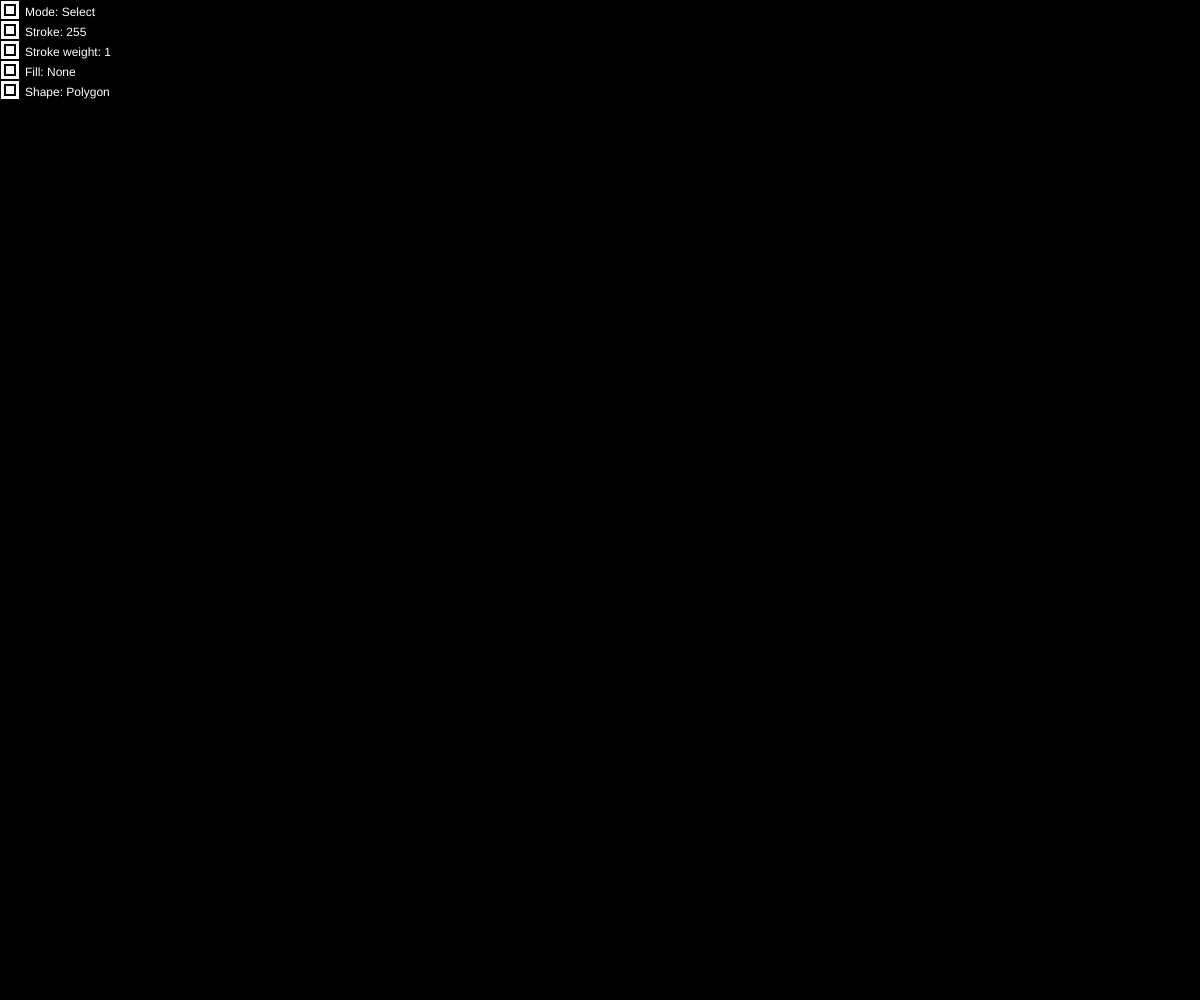
Frame 1 (no input)
Frame 60 (no input): identical to frame 1, image omitted
Frame 120 (the mouse pressed at the canvas centre since frame 60): identical to frame 1, image omitted

The p5.js sketch that drew this single still picture (run headless with seeded random() and noise() and a simulated clock; from frame 60 on, the mouse is pressed at the canvas centre):

// p5.js sketch
// ── sketch.js
let shapes = [];
let newShape = null;
let selectedShape = null;
let drawing = false;
let curve = false;

let myStroke = 255;
let myStrokeWeight = 1;
let myFill = -1;
let myCurve = false;

function setup() {
	createCanvas(windowWidth, windowHeight);
}

function draw() {
  background(0);

  for(let i = 0; i < shapes.length ; i++)
    shapes[i].draw(i == selectedShape);
  if (newShape) newShape.draw(true);

  displayMode();
}

function displayMode() {
  drawButton(0, 0);
  drawButton(0, 20);
  drawButton(0, 40);
  drawButton(0, 60);
  drawButton(0, 80);

  fill(255);
  noStroke();

  let s = selectedShape != null ? shapes[selectedShape].stroke : myStroke;
  let w = selectedShape != null ? shapes[selectedShape].strokeWeight : myStrokeWeight;
  let f = selectedShape != null ? shapes[selectedShape].fill : myFill;
  let c = selectedShape != null ? shapes[selectedShape].curve : myCurve;

  text("Mode: " + (drawing ? "Draw" : "Select"), 25, 16);
  text("Stroke: " + (s == -1 ? "None" : s), 25, 36);
  text("Stroke weight: " + w, 25, 56);
  text("Fill: " + (f == -1 ? "None" : f), 25, 76);
  text("Shape: " + (c ? "Curve" : "Polygon"), 25, 96);
}

function drawButton(x, y) {
  stroke(0);
  strokeWeight(2);
  fill(255);

  rect(x, y, 20, 20);
  rect(x+5, y+5, 10, 10);
}

function mousePressed() {
  if (mouseX < 20 && mouseY < 100) {
    if (mouseY < 20)
      switchMode();
    else if (mouseY < 40)
      updateRelevantStroke();
    else if (mouseY < 60)
      updateRelevantStrokeWeight();
    else if (mouseY < 80)
      updateRelevantFill();
    else
      updateRelevantCurve();
    return false;
  }

  if (drawing) {
    newShape.push(mouseX, mouseY);
  } else {
    let didSelect = false;
    for (let i = 0; i < shapes.length; i++)
      if (mouseInShape(shapes[i])) {
        selectedShape = i;
        didSelect = true;
      }
    if (!didSelect) selectedShape = null;
  }

  return false;
}


function keyPressed() {
  switch (keyCode) {
    case 77: //m
      switchMode();
      break;
    case 83: //s
      updateRelevantStroke();
      break;
    case 87: //w
      updateRelevantStrokeWeight();
      break;
    case 70: //f
      updateRelevantFill();
      break;
    case 67: //c
      updateRelevantCurve();
      break;
    case DELETE:
      if (drawing || selectedShape == null) break;
      shapes.splice(selectedShape, 1);
      selectedShape = null;
      break;
    case DOWN_ARROW:
      if (drawing || selectedShape == null) break;
      if (selectedShape != 0) {
        let t = shapes[selectedShape - 1];
        shapes[selectedShape - 1] = shapes[selectedShape];
        shapes[selectedShape] = t;
        selectedShape--;
      }
      break;
    case UP_ARROW:
      if (drawing || selectedShape == null) break;
      if (selectedShape != (shapes.length - 1)) {
        let t = shapes[selectedShape + 1];
        shapes[selectedShape + 1] = shapes[selectedShape];
        shapes[selectedShape] = t;
        selectedShape++;
      }
      break;
  }
}

function switchMode() {
  if (drawing) {
    if (newShape.vertices.length)
      shapes.push(newShape);
    newShape = null;
  } else {
    selectedShape = null;
    newShape = new Shape(myStroke, myStrokeWeight, myFill, myCurve);
  }
  drawing = !drawing;
}

function updateRelevantStroke() {
  let s;
  if (selectedShape != null)
    s = shapes[selectedShape].stroke;
  else
    s = myStroke;

  s = +prompt("Stroke:", (s == -1 ? "None" : s));
  if (isNaN(s) || s < 0)
    s = -1;

  if (selectedShape != null)
    shapes[selectedShape].stroke = s;
  else {
    myStroke = s;
    if (newShape != null) newShape.stroke = s;
  }
}

function updateRelevantStrokeWeight() {
  let w;
  if (selectedShape != null)
    w = shapes[selectedShape].strokeWeight;
  else
    w = myStrokeWeight;

  w = +prompt("Stroke weight:", w);

  if (selectedShape != null)
    shapes[selectedShape].strokeWeight = w;
  else {
    myStrokeWeight = w;
    if (newShape != null) newShape.strokeWeight = w;
  }
}

function updateRelevantFill() {
  let f;
  if (selectedShape != null)
    f = shapes[selectedShape].fill;
  else
    f = myFill;

  f = +prompt("Fill:", (f == -1 ? "None" : f));
  if (isNaN(f) || f < 0)
    f = -1;

  if (selectedShape != null)
    shapes[selectedShape].fill = f;
  else {
    myFill = f;
    if (newShape != null) newShape.fill = f;
  }
}

function updateRelevantCurve() {
  if (selectedShape != null)
    shapes[selectedShape].curve = !shapes[selectedShape].curve;
  else {
    myCurve = !myCurve;
    if (newShape != null) newShape.curve = myCurve;
  }
}

function mouseInShape(shape) {
  // Stolen from https://github.com/substack/point-in-polygon/blob/master/index.js
  let x = mouseX, y = mouseY, vs = shape.vertices;

  var inside = false;
  for (var i = 0, j = vs.length - 1; i < vs.length; j = i++) {
    var xi = vs[i][0], yi = vs[i][1];
    var xj = vs[j][0], yj = vs[j][1];

    var intersect = ((yi > y) != (yj > y))
      && (x < (xj - xi) * (y - yi) / (yj - yi) + xi);
    if (intersect) inside = !inside;
  }

  return inside;
}

// ── shape.js
function Shape(s, w, f, c) {
  this.vertices = [];
  this.stroke = s;
  this.strokeWeight = w;
  this.fill = f;
  this.curve = c;

  this.push = function(x, y) {
    this.vertices.push([x, y]);
  };

  this.draw = function(selected = false) {
    let smod = selected ? 2 : 0;

    if (!selected && this.fill != -1)
      fill(this.fill);
    else
      noFill();

    if (selected)
      stroke(255);
    else
      if (this.stroke == -1)
        noStroke();
      else
        stroke(this.stroke);

    if (selected) {
      strokeWeight((this.strokeWeight + smod) * 2 + 2);
      for (let i = 0; i < this.vertices.length; i++)
        point(this.vertices[i][0], this.vertices[i][1]);
    }

    strokeWeight(this.strokeWeight + smod);
    beginShape();
    for (let i = 0; i < this.vertices.length; i++)
      if (this.curve)
        curveVertex(this.vertices[i][0], this.vertices[i][1]);
      else
        vertex(this.vertices[i][0], this.vertices[i][1]);
    endShape((!selected && !this.curve) ? CLOSE : OPEN);
  };
}
